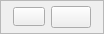
<?xml version="1.0" encoding="UTF-8"?>
<ui version="4.0">
 <class>horizontalBtn</class>
 <widget class="QWidget" name="horizontalBtn">
  <property name="geometry">
   <rect>
    <x>0</x>
    <y>0</y>
    <width>91</width>
    <height>31</height>
   </rect>
  </property>
  <property name="sizePolicy">
   <sizepolicy hsizetype="Maximum" vsizetype="Maximum">
    <horstretch>0</horstretch>
    <verstretch>0</verstretch>
   </sizepolicy>
  </property>
  <property name="font">
   <font>
    <pointsize>7</pointsize>
   </font>
  </property>
  <property name="windowTitle">
   <string>Form</string>
  </property>
  <layout class="QVBoxLayout" name="verticalLayout">
   <property name="leftMargin">
    <number>0</number>
   </property>
   <property name="topMargin">
    <number>0</number>
   </property>
   <property name="rightMargin">
    <number>0</number>
   </property>
   <property name="bottomMargin">
    <number>0</number>
   </property>
   <item>
    <widget class="QFrame" name="horizontalBtnFrame">
     <property name="sizePolicy">
      <sizepolicy hsizetype="Maximum" vsizetype="Maximum">
       <horstretch>0</horstretch>
       <verstretch>0</verstretch>
      </sizepolicy>
     </property>
     <property name="frameShape">
      <enum>QFrame::StyledPanel</enum>
     </property>
     <property name="frameShadow">
      <enum>QFrame::Raised</enum>
     </property>
     <layout class="QHBoxLayout" name="horizontalLayout">
      <property name="spacing">
       <number>6</number>
      </property>
      <property name="leftMargin">
       <number>12</number>
      </property>
      <property name="topMargin">
       <number>5</number>
      </property>
      <property name="rightMargin">
       <number>12</number>
      </property>
      <property name="bottomMargin">
       <number>5</number>
      </property>
      <item>
       <widget class="QPushButton" name="horIcon">
        <property name="sizePolicy">
         <sizepolicy hsizetype="Maximum" vsizetype="Maximum">
          <horstretch>0</horstretch>
          <verstretch>0</verstretch>
         </sizepolicy>
        </property>
        <property name="text">
         <string/>
        </property>
       </widget>
      </item>
      <item>
       <widget class="QPushButton" name="horTxt">
        <property name="sizePolicy">
         <sizepolicy hsizetype="Maximum" vsizetype="Maximum">
          <horstretch>0</horstretch>
          <verstretch>0</verstretch>
         </sizepolicy>
        </property>
        <property name="font">
         <font>
          <pointsize>9</pointsize>
         </font>
        </property>
        <property name="text">
         <string/>
        </property>
       </widget>
      </item>
     </layout>
    </widget>
   </item>
  </layout>
 </widget>
 <resources/>
 <connections/>
</ui>
